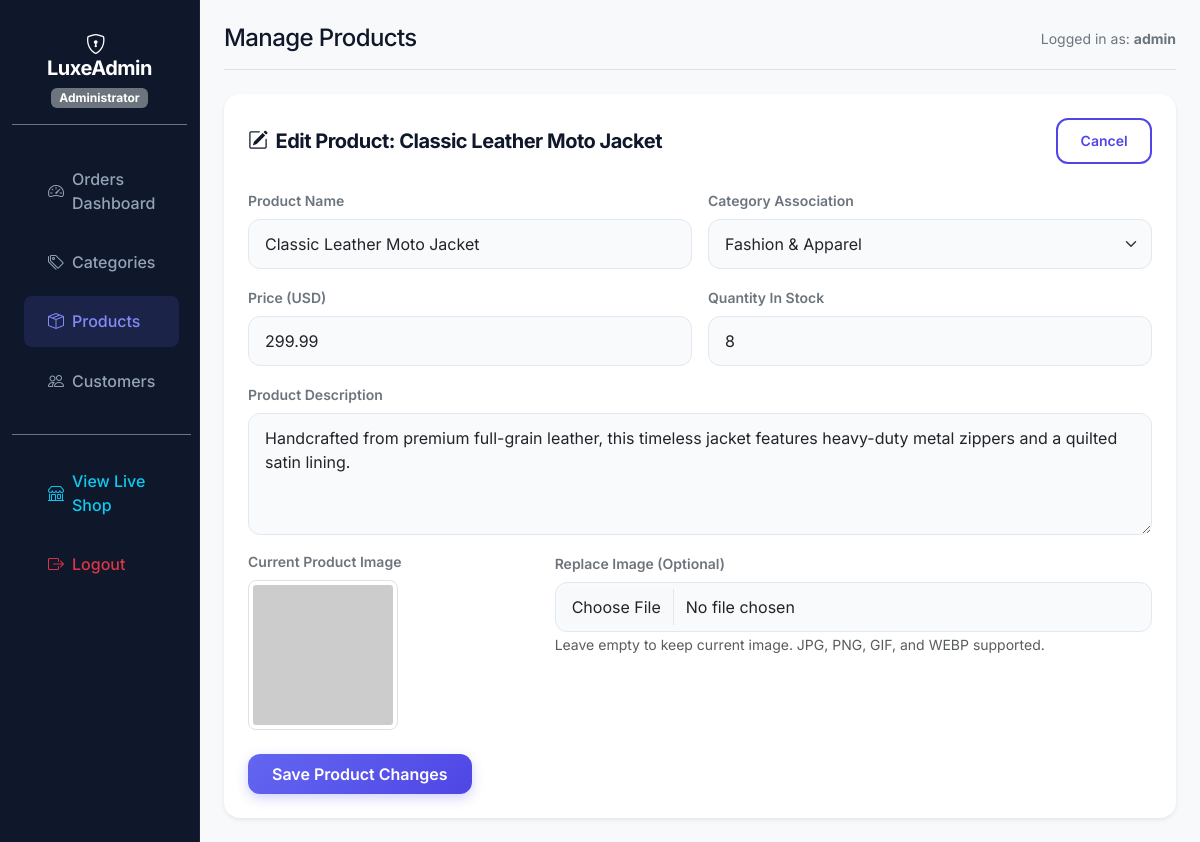
Screenshot of /admin/products.php?action=edit&id=3 (signed in) with the database file from the repository.
### tables this page shows
CREATE TABLE IF NOT EXISTS `products` (
    `id` INT AUTO_INCREMENT PRIMARY KEY,
    `category_id` INT NULL,
    `name` VARCHAR(255) NOT NULL,
    `description` TEXT NULL,
    `price` DECIMAL(10,2) NOT NULL,
    `image` VARCHAR(255) NULL,
    `stock` INT NOT NULL DEFAULT 0,
    `created_at` TIMESTAMP DEFAULT CURRENT_TIMESTAMP,
    FOREIGN KEY (`category_id`) REFERENCES `categories`(`id`) ON DELETE SET NULL ON UPDATE CASCADE
);

CREATE TABLE IF NOT EXISTS `categories` (
    `id` INT AUTO_INCREMENT PRIMARY KEY,
    `name` VARCHAR(100) NOT NULL UNIQUE,
    `created_at` TIMESTAMP DEFAULT CURRENT_TIMESTAMP
);

### config/db.php (called while the page is built, shortened)
<?php
function sanitize($data) {
    return htmlspecialchars(trim($data), ENT_QUOTES, 'UTF-8');
}
?>

### admin/products.php (the view, shortened to what this page needs)
<?php
require_once '../config/db.php';
require_once '../includes/admin_header.php';
$action = isset($_GET['action']) ? $_GET['action'] : 'list';
$edit_product = null;
if ($action === 'edit' && isset($_GET['id'])) {
    $edit_id = (int)$_GET['id'];
    try {
        $stmt = $pdo->prepare("SELECT * FROM products WHERE id = ?");
        $stmt->execute([$edit_id]);
        $edit_product = $stmt->fetch();
    } catch (PDOException $e) {
        $action = 'list';
    }
}
$categories = [];
try {
    $categories = $pdo->query("SELECT * FROM categories ORDER BY name ASC")->fetchAll();
} catch (PDOException $e) {
}
?>
<?php if ($action === 'add'): ?>
    <div class="card border-0 shadow-sm rounded-4 bg-white p-4">
        <div class="d-flex justify-content-between align-items-center mb-4">
            <h5 class="fw-bold mb-0"><i class="bi bi-plus-circle-fill me-2 text-primary"></i>Add New Product</h5>
            <a href="products.php" class="btn btn-premium-outline btn-sm">Cancel</a>
        </div>
        <form action="products.php" method="POST" enctype="multipart/form-data">
            <div class="row g-3">
                <div class="col-md-6">
                    <label for="name" class="form-label small fw-semibold text-secondary">Product Name</label>
                    <input type="text" name="name" id="name" class="form-control form-control-custom" placeholder="e.g. Wireless Pro Earbuds" required>
                </div>
                <div class="col-md-6">
                    <label for="category_id" class="form-label small fw-semibold text-secondary">Category Association</label>
                    <select name="category_id" id="category_id" class="form-select form-control-custom">
                        <option value="0">Uncategorized</option>
                        <?php foreach ($categories as $cat): ?>
                            <option value="<?php echo $cat['id']; ?>"><?php echo sanitize($cat['name']); ?></option>
                        <?php endforeach; ?>
                    </select>
                </div>
                <div class="col-md-6">
                    <label for="price" class="form-label small fw-semibold text-secondary">Price (USD)</label>
                    <input type="number" name="price" id="price" class="form-control form-control-custom" step="0.01" min="0" placeholder="e.g. 99.99" required>
                </div>
                <div class="col-md-6">
                    <label for="stock" class="form-label small fw-semibold text-secondary">Quantity In Stock</label>
                    <input type="number" name="stock" id="stock" class="form-control form-control-custom" min="0" placeholder="e.g. 50" required>
                </div>
                <div class="col-12">
                    <label for="description" class="form-label small fw-semibold text-secondary">Product Description</label>
                    <textarea name="description" id="description" class="form-control form-control-custom" rows="4" placeholder="Detailed description of features, materials, sizing, etc."></textarea>
                </div>
                <div class="col-12">
                    <label for="image" class="form-label small fw-semibold text-secondary">Product Image</label>
                    <input type="file" name="image" id="image" class="form-control form-control-custom" accept="image/*">
                    <span class="small text-muted">Supports JPG, PNG, GIF, and WEBP. Maximum 2MB size suggested.</span>
                </div>
            </div>
            <button type="submit" name="add_product" class="btn btn-premium mt-4 px-4 py-2 border-0">
                <i class="bi bi-box-arrow-in-down me-1"></i> Save Product
            </button>
        </form>
    </div>
<?php elseif ($action === 'edit' && $edit_product): ?>
    <div class="card border-0 shadow-sm rounded-4 bg-white p-4">
        <div class="d-flex justify-content-between align-items-center mb-4">
            <h5 class="fw-bold mb-0 text-indigo"><i class="bi bi-pencil-square me-2"></i>Edit Product: <?php echo sanitize($edit_product['name']); ?></h5>
            <a href="products.php" class="btn btn-premium-outline btn-sm">Cancel</a>
        </div>
        <form action="products.php" method="POST" enctype="multipart/form-data">
            <div class="row g-3">
                <div class="col-md-6">
                    <label for="name" class="form-label small fw-semibold text-secondary">Product Name</label>
                    <input type="text" name="name" id="name" class="form-control form-control-custom" value="<?php echo sanitize($edit_product['name']); ?>" required>
                </div>
                <div class="col-md-6">
                    <label for="category_id" class="form-label small fw-semibold text-secondary">Category Association</label>
                    <select name="category_id" id="category_id" class="form-select form-control-custom">
                        <?php foreach ($categories as $cat): ?>
                            <option value="<?php echo $cat['id']; ?>" <?php echo ((int)$edit_product['category_id'] === (int)$cat['id']) ? 'selected' : ''; ?>>
                                <?php echo sanitize($cat['name']); ?>
                            </option>
                        <?php endforeach; ?>
                    </select>
                </div>
                <div class="col-md-6">
                    <label for="price" class="form-label small fw-semibold text-secondary">Price (USD)</label>
                    <input type="number" name="price" id="price" class="form-control form-control-custom" step="0.01" min="0" value="<?php echo $edit_product['price']; ?>" required>
                </div>
                <div class="col-md-6">
                    <label for="stock" class="form-label small fw-semibold text-secondary">Quantity In Stock</label>
                    <input type="number" name="stock" id="stock" class="form-control form-control-custom" min="0" value="<?php echo $edit_product['stock']; ?>" required>
                </div>
                <div class="col-12">
                    <label for="description" class="form-label small fw-semibold text-secondary">Product Description</label>
                    <textarea name="description" id="description" class="form-control form-control-custom" rows="4"><?php echo sanitize($edit_product['description']); ?></textarea>
                </div>
                <div class="col-md-4">
                    <label class="form-label small fw-semibold text-secondary d-block">Current Product Image</label>
                    <?php if (!empty($edit_product['image'])): ?>
                        <img src="../assets/images/<?php echo sanitize($edit_product['image']); ?>" class="img-thumbnail rounded-3" style="max-height: 150px; object-fit: cover;" onerror="this.src='https://placehold.co/150';">
                    <?php else: ?>
                        <span class="text-muted small">No image uploaded</span>
                    <?php endif; ?>
                </div>
                <div class="col-md-8">
                    <label for="image" class="form-label small fw-semibold text-secondary">Replace Image (Optional)</label>
                    <input type="file" name="image" id="image" class="form-control form-control-custom" accept="image/*">
                    <span class="small text-muted">Leave empty to keep current image. JPG, PNG, GIF, and WEBP supported.</span>
                </div>
            </div>
            <button type="submit" name="edit_product" class="btn btn-premium mt-4 px-4 py-2 border-0">
                Save Product Changes
            </button>
        </form>
    </div>
<?php endif; ?>
<?php require_once '../includes/admin_footer.php'; ?>

### assets/css/style.css (style rules this page uses)
:root { --primary-gradient: linear-gradient(135deg, #6366f1 0%, #4f46e5 100%); --accent-gradient: linear-gradient(135deg, #14b8a6 0%, #0d9488 100%); --warning-gradient: linear-gradient(135deg, #f59e0b 0%, #d97706 100%); --danger-gradient: linear-gradient(135deg, #ef4444 0%, #dc2626 100%); --bg-main: #f8fafc; --card-bg: #ffffff; --text-primary: #0f172a; --text-secondary: #475569; --border-color: #e2e8f0; --neon-indigo: #818cf8; --font-inter: 'Inter', sans-serif; }
body { font-family: var(--font-inter); background-color: var(--bg-main); color: var(--text-primary); min-height: 100vh; display: flex; flex-direction: column; overflow-x: hidden; }
h1, h2, h3, h4, h5, h6 { font-weight: 700; letter-spacing: -0.025em; color: var(--text-primary); }
.btn-premium { background: var(--primary-gradient); color: #ffffff !important; font-weight: 600; border: none; border-radius: 0.75rem; padding: 0.75rem 1.5rem; transition: all 0.25s ease; box-shadow: 0 4px 12px rgba(99, 102, 241, 0.3); }
.btn-premium-outline { background: transparent; color: #4f46e5 !important; font-weight: 600; border: 2px solid #4f46e5; border-radius: 0.75rem; padding: 0.65rem 1.4rem; transition: all 0.25s ease; }
.form-control-custom { border-radius: 0.75rem; padding: 0.75rem 1rem; border: 1px solid var(--border-color); background-color: #f8fafc; transition: all 0.2s ease; }

### rows the page displays
products: name "Classic Leather Moto Jacket", category_id "Fashion & Apparel", price "299.99", stock "8", description "Handcrafted from premium full-grain leather, this timeless jacket features heavy-duty metal zippers and a quilted satin lining."

### other values shown
$page_title "Manage Products"
$_SESSION['admin_username'] "admin"
